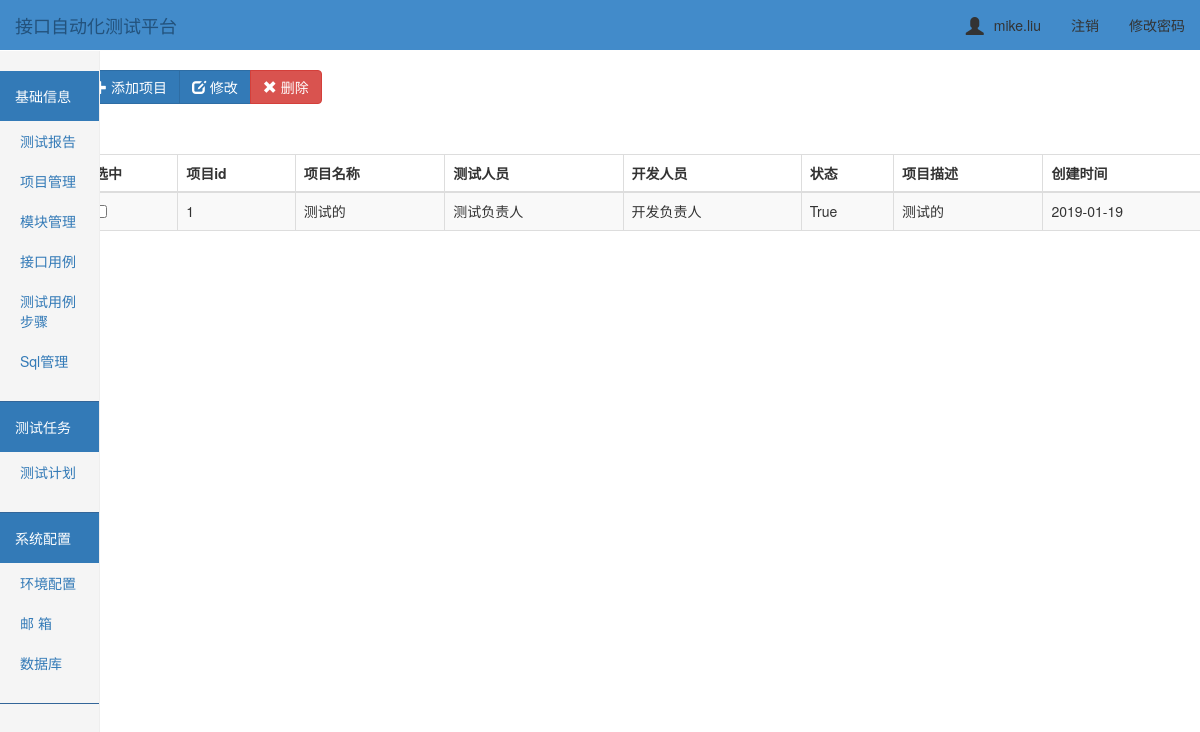
/project/ (signed in), run on the app's committed database.
### ApiTest/models.py (models this page shows, shortened)
class UserInfo(AbstractUser):
    nid = models.AutoField(primary_key=True)
    telephone = models.CharField(max_length=11, null=True, unique=True)
    avatar = models.FileField(upload_to='avatars/', default="/avatars/default.png")
    create_time = models.DateTimeField(verbose_name='创建时间', auto_now_add=True)

class Project(models.Model):
    prj_id = models.AutoField(primary_key=True, null=False)
    prj_name = models.CharField('项目名称', max_length=64)  # 项目名称
    prj_desc = models.CharField('项目描述', max_length=256)  # 项目描述
    testers = models.CharField('测试负责人', max_length=256)  # 项目负责人
    developer = models.CharField('开发负责人', max_length=256)
    status = models.BooleanField()
    create_time = models.DateTimeField('创建时间', auto_now=True)  # 创建时间
    class Meta:
        verbose_name = '项目管理'
        verbose_name_plural = '项目管理'

### ApiTest/views.py (the view)
# urls.py: url(r'^project/$', views.project),
@login_required
def project(request):
    project_list = Project.objects.filter().all()
    return render(request, "project/index.html", {"project_list": project_list})

### templates/project/index.html (shortened to what this page needs)
{% extends "../base.html" %}
{% block add %}
<div class="btn-toolbar" role="toolbar">
  <div class="btn-group" style="padding-top: 20px;left: 50px">
    <button id="add_btn" class="btn btn-primary " data-toggle="modal" data-target="#addmyModal">
        <span class="glyphicon glyphicon-plus" aria-hidden="true"></span> 添加项目
    </button>
    <button id="edit_prj" class="btn btn-primary" data-toggle="modal" data-target="#">
        <span class="glyphicon glyphicon-edit" aria-hidden="true"></span> 修改
    </button>
      <button id="btn_delete" type="onclick" class="btn btn-danger ">
            <span class="glyphicon glyphicon-remove" aria-hidden="true"></span> 删除
        </button>
  </div>
</div>
<div class="container">
        <div class="row">
            <div class="col-md-12">
                <table id= "table" class="table table-striped table-bordered">
                    <thead>
                        <tr>
                            <th>选中</th>
                            <th>项目id</th>
                            <th>项目名称</th>
                            <th>测试人员</th>
                            <th>开发人员</th>
                            <th>状态</th>
                            <th>项目描述</th>
                            <th>创建时间</th>
                        </tr>
                    </thead>
                    <tbody>
                        {% for project_obj in project_list %}
                            <tr>
                                <td id="che1"><input type="checkbox"/></td>
                                <td>{{project_obj.prj_id}}</td>
                                <td>{{ project_obj.prj_name }}</td>
                                <td>{{ project_obj.testers}}</td>
                                <td>{{ project_obj.developer }}</td>
                                <td>{{ project_obj.status }}</td>
                                <td>{{ project_obj.prj_desc }}</td>
                                <td>{{ project_obj.create_time|date:'Y-m-d' }}</td>
                            </tr>
                        {% endfor %}
                    </tbody>
                </table>
            </div>
        </div>
    </div>
{% endblock %}

### templates/base.html (shortened to what this page needs)
<!DOCTYPE html>
<html lang="en">
<head>
    <link rel="stylesheet" href="/static/bootstrap-3.3.7/css/bootstrap.css">
    <link rel="stylesheet" href="/static/css/toastr.min.css">
    <link rel="stylesheet" href="/static/css/dashboard.css">
    <link rel="stylesheet" href="/static/css/home.css">
    <link rel="stylesheet" href="/static/css/sweetalert.css">
    <link rel="stylesheet" href="/static/css/step.css">
</head>
<body>
<nav class="tab navbar  navbar-fixed-top">
    <div class="container-fluid">
        <div class="navbar-header">
            <a class="navbar-brand" href="#">接口自动化测试平台</a>
        </div>
        <div class="collapse navbar-collapse" id="bs-example-navbar-collapse-1">
            <ul class="nav navbar-nav navbar-right">
                <li><a href="#"><span id="user_icon"
                                      class="glyphicon glyphicon-user"></span>{{ request.user.username }}</a></li>
                <li><a href="/logout/">注销</a></li>
                <li><a href="/set_pwd/">修改密码</a></li>
            </ul>
        </div>
    </div>
</nav>
<div class="container">
    <div class="left">
        <div class="row">
            <div class="col-sm-3 col-md-1 sidebar">
                <div class="menu">
                    <div class="head bg-primary">基础信息</div>
                    <ul class="nav nav-sidebar">
                        <li><a href="/project/" target="_self">测试报告</a> </li>
                        <li><a href="/project/" target="_self">项目管理</a> </li>
                        <li><a href="/module/" target="_self">模块管理</a> </li>
                        <li><a href="/api_case/" target="_self">接口用例</a> </li>
                        <li><a href="/api_step/" target="_self">测试用例步骤</a> </li>
                        <li><a href="/sql/">Sql管理</a> </li>
                    </ul>
                </div>
                <div class="menu">
                    <div class="head bg-primary">测试任务</div>
                    <ul class="nav nav-sidebar">
                        <li><a href="/plan/">测试计划</a> </li>
                    </ul>
                </div>
                <div class="menu">
                    <div class="head bg-primary">系统配置</div>
                    <ul class="nav nav-sidebar">
                        <li><a href="/env/" target="_self">环境配置</a> </li>
                        <li><a href="/email/" target="_self">邮  箱</a> </li>
                        <li><a href="/database/" target="_self">数据库</a> </li>
                    </ul>
                </div>
            </div>
        </div>
    </div>
    <div class="right">
        {% block add %}{% endblock %}
    </div>
</div>
</body>
</html>

### static/css/dashboard.css (style rules this page uses)
body { padding-top: 50px; }
.navbar-fixed-top { border: 0; }
.sidebar { display: none; }
@media (min-width: 768px) { .sidebar { position: fixed; top: 51px; bottom: 0; left: 0; z-index: 1000; display: block; padding: 20px; overflow-x: hidden; overflow-y: auto; background-color: #f5f5f5; border-right: 1px solid #eee; } }
.nav-sidebar { margin-right: -21px; margin-bottom: 20px; margin-left: -20px; }
.nav-sidebar > li > a { padding-right: 20px; padding-left: 20px; }

### static/css/home.css (style rules this page uses)
.menu { margin: 0 -20px; border-bottom: 1px solid #336699; }
.head { padding: 15px; }
.menu .nav-sidebar > li > a { padding-right: 40px; padding-left: 40px; }
table { margin-top: 50px; margin-left: 40px; }
.navbar { background-color: #428bca; }
.navbar-brand { color: white; }
.navbar-collapse .navbar-nav > li > a { color: #333333; }

### templates/base.html (style rules this page uses)
#user_icon { font-size: 18px; margin-right: 10px; vertical-align: -3px; }

### data on the page
UserInfo: user.username "mike.liu"
Project: prj_id "1", prj_name "测试的", testers "测试负责人", developer "开发负责人", status "True", prj_desc "测试的", create_time "2019-01-19"
